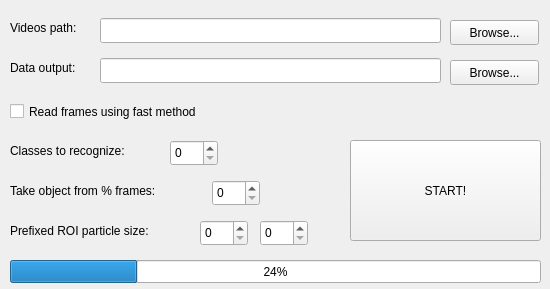
<?xml version="1.0" encoding="UTF-8"?>
<ui version="4.0">
 <class>frame_dataset</class>
 <widget class="QMainWindow" name="frame_dataset">
  <property name="geometry">
   <rect>
    <x>0</x>
    <y>0</y>
    <width>550</width>
    <height>289</height>
   </rect>
  </property>
  <property name="minimumSize">
   <size>
    <width>550</width>
    <height>289</height>
   </size>
  </property>
  <property name="maximumSize">
   <size>
    <width>550</width>
    <height>289</height>
   </size>
  </property>
  <property name="windowTitle">
   <string>Create Dataset</string>
  </property>
  <widget class="QWidget" name="centralwidget">
   <widget class="QPushButton" name="btn_browse_in">
    <property name="geometry">
     <rect>
      <x>450</x>
      <y>20</y>
      <width>89</width>
      <height>25</height>
     </rect>
    </property>
    <property name="text">
     <string>Browse...</string>
    </property>
   </widget>
   <widget class="QLineEdit" name="txt_in">
    <property name="geometry">
     <rect>
      <x>100</x>
      <y>18</y>
      <width>341</width>
      <height>25</height>
     </rect>
    </property>
    <property name="toolTip">
     <string>Folder with all the videos</string>
    </property>
   </widget>
   <widget class="QLabel" name="label">
    <property name="geometry">
     <rect>
      <x>10</x>
      <y>20</y>
      <width>101</width>
      <height>16</height>
     </rect>
    </property>
    <property name="text">
     <string>Videos path:</string>
    </property>
   </widget>
   <widget class="QCheckBox" name="chk_read">
    <property name="geometry">
     <rect>
      <x>10</x>
      <y>100</y>
      <width>231</width>
      <height>23</height>
     </rect>
    </property>
    <property name="toolTip">
     <string>Sometimes, fast method can fail for some videos</string>
    </property>
    <property name="text">
     <string>Read frames using fast method</string>
    </property>
   </widget>
   <widget class="QSpinBox" name="spn_classes">
    <property name="geometry">
     <rect>
      <x>170</x>
      <y>140</y>
      <width>48</width>
      <height>26</height>
     </rect>
    </property>
    <property name="toolTip">
     <string>Number of kind of objects to detect by YOLO</string>
    </property>
   </widget>
   <widget class="QLabel" name="label_2">
    <property name="geometry">
     <rect>
      <x>10</x>
      <y>140</y>
      <width>171</width>
      <height>21</height>
     </rect>
    </property>
    <property name="text">
     <string>Classes to recognize:</string>
    </property>
   </widget>
   <widget class="QSpinBox" name="spn_size_w">
    <property name="geometry">
     <rect>
      <x>200</x>
      <y>220</y>
      <width>48</width>
      <height>26</height>
     </rect>
    </property>
    <property name="toolTip">
     <string>Width</string>
    </property>
   </widget>
   <widget class="QLabel" name="label_3">
    <property name="geometry">
     <rect>
      <x>10</x>
      <y>220</y>
      <width>181</width>
      <height>21</height>
     </rect>
    </property>
    <property name="text">
     <string>Prefixed ROI particle size:</string>
    </property>
   </widget>
   <widget class="QSpinBox" name="spn_size_h">
    <property name="geometry">
     <rect>
      <x>260</x>
      <y>220</y>
      <width>48</width>
      <height>26</height>
     </rect>
    </property>
    <property name="toolTip">
     <string>Height</string>
    </property>
   </widget>
   <widget class="QLabel" name="label_4">
    <property name="geometry">
     <rect>
      <x>10</x>
      <y>60</y>
      <width>101</width>
      <height>16</height>
     </rect>
    </property>
    <property name="text">
     <string>Data output:</string>
    </property>
   </widget>
   <widget class="QLineEdit" name="txt_out">
    <property name="geometry">
     <rect>
      <x>100</x>
      <y>58</y>
      <width>341</width>
      <height>25</height>
     </rect>
    </property>
    <property name="toolTip">
     <string>Folder where images and annotations will be saved</string>
    </property>
   </widget>
   <widget class="QPushButton" name="btn_browse_out">
    <property name="geometry">
     <rect>
      <x>450</x>
      <y>60</y>
      <width>89</width>
      <height>25</height>
     </rect>
    </property>
    <property name="text">
     <string>Browse...</string>
    </property>
   </widget>
   <widget class="QPushButton" name="btn_start">
    <property name="geometry">
     <rect>
      <x>350</x>
      <y>140</y>
      <width>191</width>
      <height>101</height>
     </rect>
    </property>
    <property name="text">
     <string>START!</string>
    </property>
   </widget>
   <widget class="QProgressBar" name="prb_images">
    <property name="geometry">
     <rect>
      <x>10</x>
      <y>260</y>
      <width>531</width>
      <height>23</height>
     </rect>
    </property>
    <property name="value">
     <number>24</number>
    </property>
   </widget>
   <widget class="QLabel" name="label_5">
    <property name="geometry">
     <rect>
      <x>10</x>
      <y>180</y>
      <width>191</width>
      <height>21</height>
     </rect>
    </property>
    <property name="text">
     <string>Take object from % frames:</string>
    </property>
   </widget>
   <widget class="QSpinBox" name="spn_frames_per_video">
    <property name="geometry">
     <rect>
      <x>212</x>
      <y>180</y>
      <width>48</width>
      <height>26</height>
     </rect>
    </property>
    <property name="toolTip">
     <string>For each video, take this % of frames (frames will be equispaced)</string>
    </property>
   </widget>
  </widget>
 </widget>
 <tabstops>
  <tabstop>txt_in</tabstop>
  <tabstop>btn_browse_in</tabstop>
  <tabstop>txt_out</tabstop>
  <tabstop>btn_browse_out</tabstop>
  <tabstop>chk_read</tabstop>
  <tabstop>spn_classes</tabstop>
  <tabstop>spn_frames_per_video</tabstop>
  <tabstop>spn_size_w</tabstop>
  <tabstop>spn_size_h</tabstop>
  <tabstop>btn_start</tabstop>
 </tabstops>
 <resources/>
 <connections/>
</ui>
